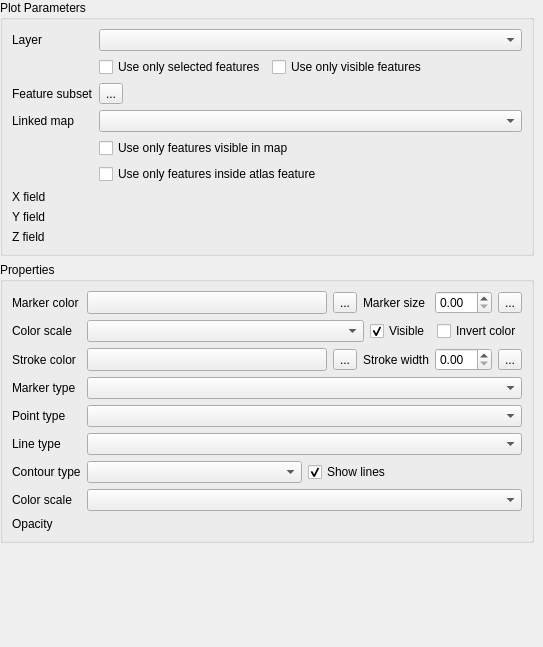
               <widget class="QWidget" name="scrollAreaWidgetContents_5">
                <property name="geometry">
                 <rect>
                  <x>0</x>
                  <y>0</y>
                  <width>543</width>
                  <height>647</height>
                 </rect>
                </property>
                <layout class="QGridLayout" name="gridLayout_9">
                 <property name="leftMargin">
                  <number>0</number>
                 </property>
                 <property name="topMargin">
                  <number>0</number>
                 </property>
                 <property name="rightMargin">
                  <number>9</number>
                 </property>
                 <property name="bottomMargin">
                  <number>0</number>
                 </property>
                 <item row="2" column="0">
                  <spacer name="verticalSpacer">
                   <property name="orientation">
                    <enum>Qt::Vertical</enum>
                   </property>
                   <property name="sizeHint" stdset="0">
                    <size>
                     <width>20</width>
                     <height>40</height>
                    </size>
                   </property>
                  </spacer>
                 </item>
                 <item row="1" column="0">
                  <widget class="QgsCollapsibleGroupBox" name="properties_group_box">
                   <property name="title">
                    <string>Properties</string>
                   </property>
                   <layout class="QGridLayout" name="gridLayout_22">
                    <item row="6" column="0">
                     <widget class="QLabel" name="line_lab">
                      <property name="text">
                       <string>Line type</string>
                      </property>
                     </widget>
                    </item>
                    <item row="5" column="0">
                     <widget class="QLabel" name="point_lab">
                      <property name="text">
                       <string>Point type</string>
                      </property>
                     </widget>
                    </item>
                    <item row="7" column="1" colspan="5">
                     <layout class="QHBoxLayout" name="horizontalLayout_4">
                      <item>
                       <widget class="QComboBox" name="contour_type_combo"/>
                      </item>
                      <item>
                       <widget class="QCheckBox" name="show_lines_check">
                        <property name="text">
                         <string>Show lines</string>
                        </property>
                        <property name="checked">
                         <bool>true</bool>
                        </property>
                       </widget>
                      </item>
                     </layout>
                    </item>
                    <item row="0" column="0">
                     <widget class="QLabel" name="in_color_lab">
                      <property name="text">
                       <string>Marker color</string>
                      </property>
                     </widget>
                    </item>
                    <item row="3" column="0">
                     <widget class="QLabel" name="out_color_lab">
                      <property name="text">
                       <string>Stroke color</string>
                      </property>
                     </widget>
                    </item>
                    <item row="3" column="1">
                     <widget class="QgsColorButton" name="out_color_combo">
                      <property name="sizePolicy">
                       <sizepolicy hsizetype="Expanding" vsizetype="Fixed">
                        <horstretch>0</horstretch>
                        <verstretch>0</verstretch>
                       </sizepolicy>
                      </property>
                     </widget>
                    </item>
                    <item row="3" column="2">
                     <widget class="QgsPropertyOverrideButton" name="out_color_defined_button">
                      <property name="text">
                       <string>...</string>
                      </property>
                     </widget>
                    </item>
                    <item row="9" column="0">
                     <widget class="QLabel" name="color_scale_label">
                      <property name="text">
                       <string>Color scale</string>
                      </property>
                     </widget>
                    </item>
                    <item row="5" column="1" colspan="5">
                     <widget class="QComboBox" name="point_combo"/>
                    </item>
                    <item row="4" column="1" colspan="5">
                     <widget class="QComboBox" name="marker_type_combo"/>
                    </item>
                    <item row="0" column="3">
                     <widget class="QLabel" name="marker_size_lab">
                      <property name="text">
                       <string>Marker size</string>
                      </property>
                     </widget>
                    </item>
                    <item row="9" column="1" colspan="5">
                     <widget class="QComboBox" name="color_scale_combo"/>
                    </item>
                    <item row="1" column="1" colspan="5">
                     <layout class="QHBoxLayout" name="horizontalLayout_3" stretch="1,0,0">
                      <item>
                       <widget class="QComboBox" name="color_scale_data_defined_in"/>
                      </item>
                      <item>
                       <widget class="QCheckBox" name="color_scale_data_defined_in_check">
                        <property name="text">
                         <string>Visible</string>
                        </property>
                        <property name="checked">
                         <bool>true</bool>
                        </property>
                       </widget>
                      </item>
                      <item>
                       <widget class="QCheckBox" name="color_scale_data_defined_in_invert_check">
                        <property name="text">
                         <string>Invert color</string>
                        </property>
                       </widget>
                      </item>
                     </layout>
                    </item>
                    <item row="1" column="0">
                     <widget class="QLabel" name="color_scale_data_defined_in_label">
                      <property name="text">
                       <string>Color scale</string>
                      </property>
                     </widget>
                    </item>
                    <item row="0" column="1">
                     <widget class="QgsColorButton" name="in_color_combo">
                      <property name="sizePolicy">
                       <sizepolicy hsizetype="Expanding" vsizetype="Fixed">
                        <horstretch>0</horstretch>
                        <verstretch>0</verstretch>
                       </sizepolicy>
                      </property>
                     </widget>
                    </item>
                    <item row="0" column="2">
                     <widget class="QgsPropertyOverrideButton" name="in_color_defined_button">
                      <property name="text">
                       <string>...</string>
                      </property>
                     </widget>
                    </item>
                    <item row="0" column="4">
                     <widget class="QgsDoubleSpinBox" name="marker_size"/>
                    </item>
                    <item row="4" column="0">
                     <widget class="QLabel" name="marker_type_lab">
                      <property name="text">
                       <string>Marker type</string>
                      </property>
                     </widget>
                    </item>
                    <item row="6" column="1" colspan="5">
                     <widget class="QComboBox" name="line_combo"/>
                    </item>
                    <item row="3" column="3">
                     <widget class="QLabel" name="marker_width_lab">
                      <property name="text">
                       <string>Stroke width</string>
                      </property>
                     </widget>
                    </item>
                    <item row="10" column="0">
                     <widget class="QLabel" name="alpha_lab">
                      <property name="text">
                       <string>Opacity</string>
                      </property>
                     </widget>
                    </item>
                    <item row="3" column="4">
                     <widget class="QgsDoubleSpinBox" name="marker_width"/>
                    </item>
                    <item row="0" column="5">
                     <widget class="QgsPropertyOverrideButton" name="size_defined_button">
                      <property name="text">
                       <string>...</string>
                      </property>
                     </widget>
                    </item>
                    <item row="7" column="0">
                     <widget class="QLabel" name="contour_type_label">
                      <property name="text">
                       <string>Contour type</string>
                      </property>
                     </widget>
                    </item>
                    <item row="10" column="1" colspan="5">
                     <widget class="QgsOpacityWidget" name="opacity_widget">
                      <property name="focusPolicy">
                       <enum>Qt::StrongFocus</enum>
                      </property>
                     </widget>
                    </item>
                    <item row="3" column="5">
                     <widget class="QgsPropertyOverrideButton" name="stroke_defined_button">
                      <property name="text">
                       <string>...</string>
                      </property>
                     </widget>
                    </item>
                   </layout>
                  </widget>
                 </item>
                 <item row="0" column="0">
                  <widget class="QgsCollapsibleGroupBox" name="mGroupBox">
                   <property name="title">
                    <string>Plot Parameters</string>
                   </property>
                   <layout class="QGridLayout" name="gridLayout_23">
                    <item row="3" column="0">
                     <widget class="QLabel" name="label_feature_subset">
                      <property name="text">
                       <string>Feature subset</string>
                      </property>
                     </widget>
                    </item>
                    <item row="3" column="1">
                     <widget class="QgsPropertyOverrideButton" name="feature_subset_defined_button">
                      <property name="text">
                       <string>...</string>
                      </property>
                     </widget>
                    </item>
                    <item row="4" column="0">
                     <widget class="QLabel" name="label_linked_map">
                      <property name="text">
                       <string>Linked map</string>
                      </property>
                     </widget>
                    </item>
                    <item row="2" column="2">
                     <widget class="QCheckBox" name="visible_feature_check">
                      <property name="enabled">
                       <bool>true</bool>
                      </property>
                      <property name="text">
                       <string>Use only visible features</string>
                      </property>
                     </widget>
                    </item>
                    <item row="2" column="1">
                     <widget class="QCheckBox" name="selected_feature_check">
                      <property name="enabled">
                       <bool>true</bool>
                      </property>
                      <property name="text">
                       <string>Use only selected features</string>
                      </property>
                     </widget>
                    </item>
                    <item row="0" column="0">
                     <widget class="QLabel" name="layer_label">
                      <property name="text">
                       <string>Layer</string>
                      </property>
                     </widget>
                    </item>
                    <item row="4" column="1" colspan="2">
                     <widget class="QgsLayoutItemComboBox" name="linked_map_combo"/>
                    </item>
                    <item row="8" column="1" colspan="2">
                     <widget class="QgsFieldExpressionWidget" name="y_combo"/>
                    </item>
                    <item row="9" column="0">
                     <widget class="QLabel" name="z_label">
                      <property name="text">
                       <string>Z field</string>
                      </property>
                     </widget>
                    </item>
                    <item row="7" column="1" colspan="2">
                     <widget class="QgsFieldExpressionWidget" name="x_combo"/>
                    </item>
                    <item row="8" column="0">
                     <widget class="QLabel" name="y_label">
                      <property name="text">
                       <string>Y field</string>
                      </property>
                     </widget>
                    </item>
                    <item row="7" column="0">
                     <widget class="QLabel" name="x_label">
                      <property name="sizePolicy">
                       <sizepolicy hsizetype="Expanding" vsizetype="Preferred">
                        <horstretch>0</horstretch>
                        <verstretch>0</verstretch>
                       </sizepolicy>
                      </property>
                      <property name="minimumSize">
                       <size>
                        <width>20</width>
                        <height>0</height>
                       </size>
                      </property>
                      <property name="maximumSize">
                       <size>
                        <width>70</width>
                        <height>16777215</height>
                       </size>
                      </property>
                      <property name="text">
                       <string>X field</string>
                      </property>
                     </widget>
                    </item>
                    <item row="9" column="1" colspan="2">
                     <widget class="QgsFieldExpressionWidget" name="z_combo"/>
                    </item>
                    <item row="0" column="1" colspan="2">
                     <widget class="QgsMapLayerComboBox" name="layer_combo">
                      <property name="sizePolicy">
                       <sizepolicy hsizetype="Preferred" vsizetype="Maximum">
                        <horstretch>0</horstretch>
                        <verstretch>0</verstretch>
                       </sizepolicy>
                      </property>
                     </widget>
                    </item>
                    <item row="5" column="1" colspan="2">
                     <widget class="QCheckBox" name="filter_by_map_check">
                      <property name="text">
                       <string>Use only features visible in map</string>
                      </property>
                     </widget>
                    </item>
                    <item row="6" column="1" colspan="2">
                     <widget class="QCheckBox" name="filter_by_atlas_check">
                      <property name="text">
                       <string>Use only features inside atlas feature</string>
                      </property>
                     </widget>
                    </item>
                   </layout>
                  </widget>
                 </item>
                </layout>
               </widget>
